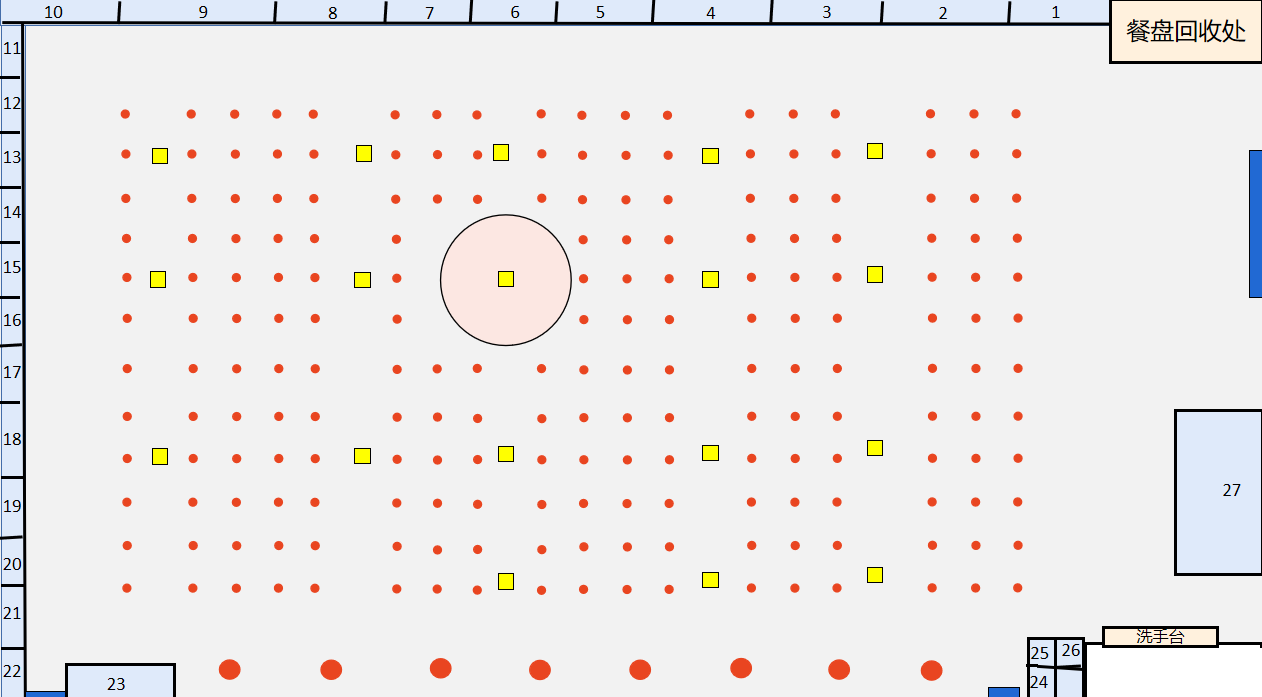
#> input picture EasySeat/picture/bg.png, 1262 x 697 px, found by its file name
$ python SearchRedDot.py
#> lines starting #> are read from the running program, lines starting #| are printed output that depends on the picture
import xml.etree.ElementTree as ET
from PIL import Image, ImageDraw, ImageFont
import os
import json

# XML 文件路径
xml_file = 'input\\reddotbg.xml'  # 替换为你的 XML 文件路径

# 解析 XML 文件
tree = ET.parse(xml_file)
#> (reads EasySeat/input/reddotbg.xml from the repository)
root = tree.getroot()

# 提取红点的中心坐标
red_dot_centers = []
for obj in root.findall('object'):
    name = obj.find('name').text
    if name == 'reddot':
        bndbox = obj.find('bndbox')
        xmin = int(bndbox.find('xmin').text)
        ymin = int(bndbox.find('ymin').text)
        xmax = int(bndbox.find('xmax').text)
        ymax = int(bndbox.find('ymax').text)

        # 计算中心坐标
        center_x = (xmin + xmax) // 2
        center_y = (ymin + ymax) // 2

        # 假设监控编号和桌子编号
        d_id = 0  # 监控编号
        id = 0    # 桌子编号

        # 将数据添加到列表中
        red_dot_centers.append([center_x, center_y, d_id, id])

# 按 center_x 排序（从左到右），如果 center_x 相同，则按 center_y 排序（从下到上）
red_dot_centers.sort(key=lambda dot: (dot[0], -dot[1]))
# 输出结果
for i, data in enumerate(red_dot_centers):
    print(f"Red Dot {i + 1}: x={data[0]}, y={data[1]}, d_id={data[2]}, id={data[3]}")

red_dot_centers[25-1][0] = 234
index = 0
temp = red_dot_centers[index][0]
while index < len(red_dot_centers):
    if red_dot_centers[index][0]<= temp + 5 :
        red_dot_centers[index][0] = temp
    else : temp = red_dot_centers[index][0]
    index += 1

red_dot_centers.sort(key=lambda dot: (-dot[1], dot[0]))
red_dot_centers[44-1][1] = 545
index = 0
temp = red_dot_centers[index][1]
while index < len(red_dot_centers):
    if red_dot_centers[index][1]>= temp - 5 :
        red_dot_centers[index][1] = temp
    else : temp = red_dot_centers[index][1]
    index += 1

# 按 center_x 排序（从左到右），如果 center_x 相同，则按 center_y 排序（从下到上）
red_dot_centers.sort(key=lambda dot: (dot[0], -dot[1]))

json_file = 'reddot.json'

with open(json_file, "w") as f:
    json.dump(red_dot_centers, f, indent=2)

# 输出结果
for i, data in enumerate(red_dot_centers):
    print(f"Red Dot {i + 1}: x={data[0]}, y={data[1]}, d_id={data[2]}, id={data[3]}")

# 加载图像
image_path = 'picture\\bg.png'  # 替换为你的图像路径
image = Image.open(image_path)
#> image is the input picture: PIL image 1262x697 RGBA; mean R, G, B, A 235.9, 233.4, 232.7, 255
draw = ImageDraw.Draw(image)

# 设置字体大小
font = ImageFont.load_default() # 使用 Arial 字体，大小为 30

# 在图像上绘制红点编号
for i, data in enumerate(red_dot_centers):
    center_x, center_y, _, _ = data
    draw.text((center_x, center_y), str(i + 1), fill="green", font=font, anchor="mm")

# 保存绘制后的图像
output_image_path = 'output\\output_reddotbg.png'  # 替换为你的输出图像路径
os.makedirs(os.path.dirname(output_image_path), exist_ok=True)  # 确保输出目录存在
image.save(output_image_path)
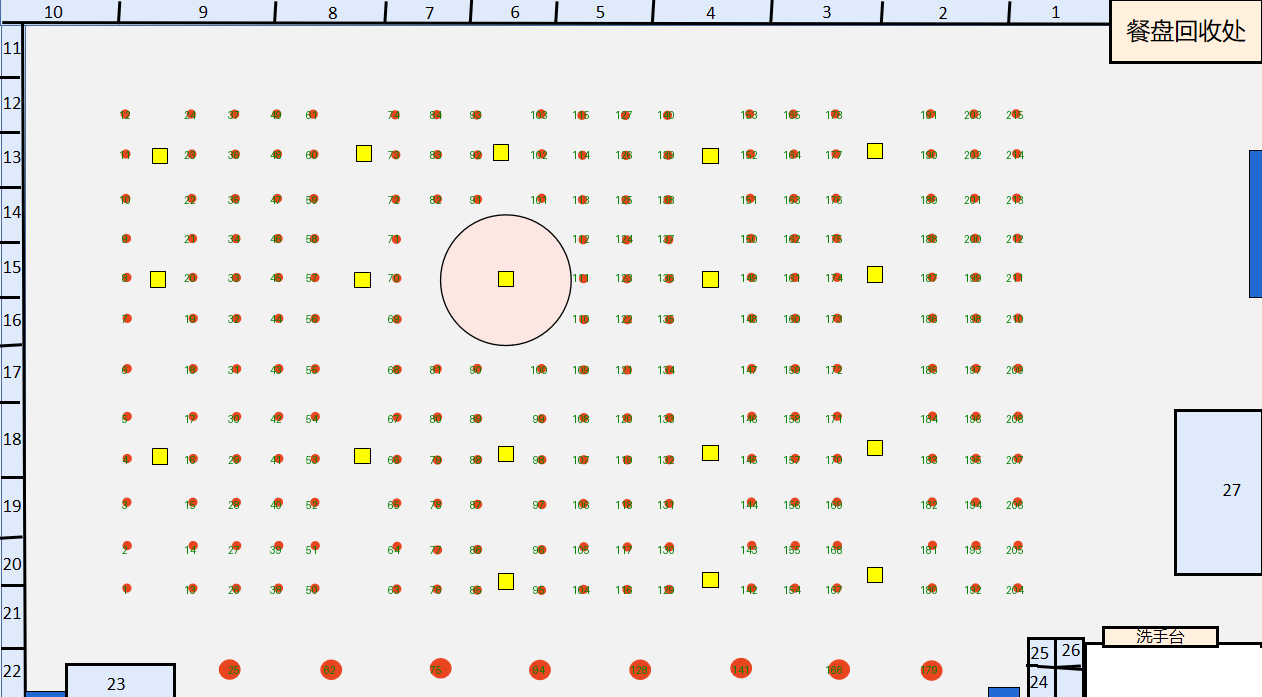
#> saved as output_reddotbg.png: PIL image 1262x697 RGBA; mean R, G, B, A 234, 233.1, 231.5, 255

print(f"已将带有编号的图像保存到 {output_image_path}")


'''
# 读取图片
image_path = r"picture\bg.png"  # 替换为你的图片路径
image = cv2.imread(image_path)

# 定义红点的颜色范围（BGR格式）
lower_red = np.array([32, 69, 233])
upper_red = np.array([32, 69, 233])

# 创建掩码，提取红点区域
mask = cv2.inRange(image, lower_red, upper_red)

# 使用形态学操作去除噪声
kernel = np.ones((5, 5), np.uint8)
mask = cv2.morphologyEx(mask, cv2.MORPH_OPEN, kernel)

# 查找轮廓
contours, _ = cv2.findContours(mask, cv2.RETR_EXTERNAL, cv2.CHAIN_APPROX_SIMPLE)

# 提取红点的中心坐标
red_points = []
for contour in contours:
    # 计算轮廓的中心
    M = cv2.moments(contour)
    if M["m00"] != 0:
        cX = int(M["m10"] / M["m00"])
        cY = int(M["m01"] / M["m00"])
        red_points.append((cX, cY))

# 输出红点的中心坐标
for point in red_points:
    print(point)

# 可选：在原图上绘制红点中心
for point in red_points:
    cv2.circle(image, point, 5, (0, 255, 0), -1)  # 用绿色标记红点中心

# 保存或显示结果
cv2.imwrite("output\redTogreen_image.jpg", image)  # 保存结果图片
cv2.imshow("Red Points", image)
cv2.waitKey(0)
cv2.destroyAllWindows()
'''
